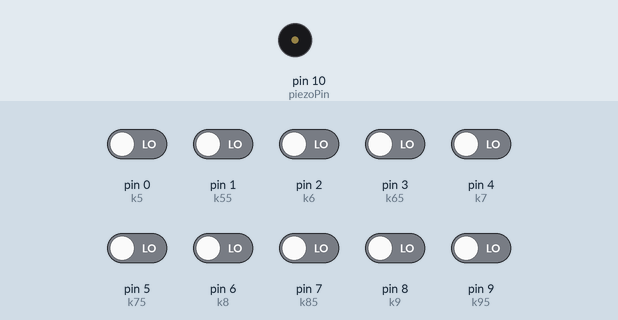
This sketch was run on a simulated Arduino Uno, built for the host (arithmetic inside an expression is 32-bit, double 64-bit). Parts: buzzer (waves = sounding). Inputs (shaded band) come from the test bench; at power-on: pin 0 (k5), pin 1 (k55), pin 2 (k6), pin 3 (k65), pin 4 (k7), pin 5 (k75), pin 6 (k8), pin 7 (k85), pin 8 (k9), pin 9 (k95) LOW.

Above: at 4.8 s.
4.9 s: pin 0 (k5) driven HIGH
At 7.0 s:
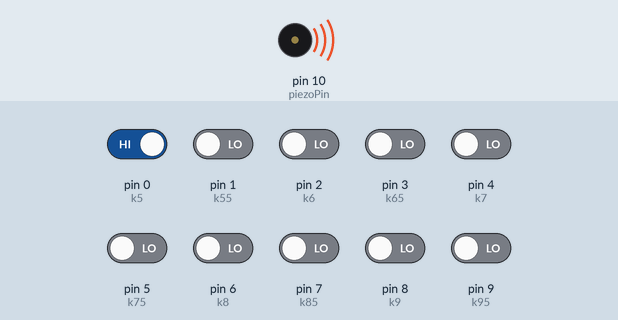
10.9 s: pin 0 (k5) driven LOW
At 11.8 s:
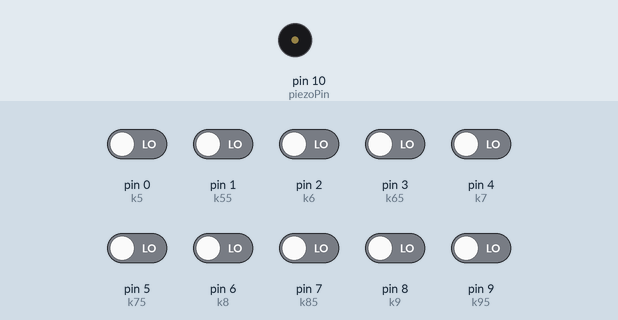
13.6 s: pin 1 (k55) driven HIGH
At 14.5 s:
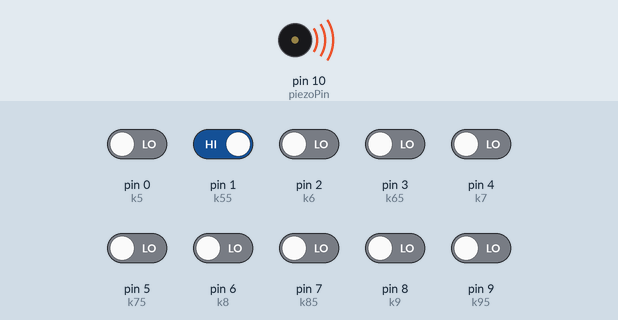
Timing chart, 0 to 25.6 s (numbered marks = the images above; inputs shaded):
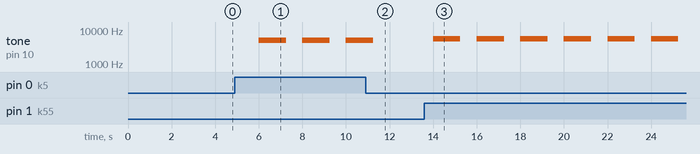

Measured:
- after the input at 4.9 s, tone on pin 10 (piezoPin): alternates 5000 Hz for 1.3 s and silent for 0.75 s, starting after 1.1 s
- after the input at 10.9 s, tone on pin 10 (piezoPin): goes on until 11.3 s, then stays silent
- after the input at 13.6 s, tone on pin 10 (piezoPin): alternates 5500 Hz for 1.3 s and silent for 0.75 s, starting after 0.40 s

The sketch:

beacon_test.ino
```cpp
// connect piezo pin with dot above it to pin 10, other pin to ground

// use a jumper wire from 5V to pins 0-9 to generate tones

// tones are on for 1.25s, off for 0.75s

// only one tone at a time

#define piezoPin 10
#define k5 0
#define k55 1
#define k6 2
#define k65 3
#define k7 4
#define k75 5
#define k8 6
#define k85 7
#define k9 8
#define k95 9

uint16_t freq;

void setup() {

  pinMode(k5, INPUT_PULLDOWN);
  pinMode(k55, INPUT_PULLDOWN);
  pinMode(k6, INPUT_PULLDOWN);
  pinMode(k65, INPUT_PULLDOWN);
  pinMode(k7, INPUT_PULLDOWN);
  pinMode(k75, INPUT_PULLDOWN);
  pinMode(k8, INPUT_PULLDOWN);
  pinMode(k85, INPUT_PULLDOWN);
  pinMode(k9, INPUT_PULLDOWN);
  pinMode(k95, INPUT_PULLDOWN);

}

void loop() {

  if (digitalRead(k5)){
    freq = 5000;
  }
  else if(digitalRead(k55)){
    freq = 5500;
  }
  else if(digitalRead(k6)){
    freq = 6000;
  }
  else if(digitalRead(k65)){
    freq = 6500;
  }
  else if(digitalRead(k7)){
    freq = 7000;
  }
  else if(digitalRead(k75)){
    freq = 7500;
  }
  else if(digitalRead(k8)){
    freq = 8000;
  }
  else if(digitalRead(k85)){
    freq = 8500;
  }
  else if(digitalRead(k9)){
    freq = 9000;
  }
  else if(digitalRead(k95)){
    freq = 9500;
  }
  else{
    freq = 0;
  }

  tone(piezoPin, freq);
  delay(1250);
  noTone(piezoPin);
  delay(750);

}
```
